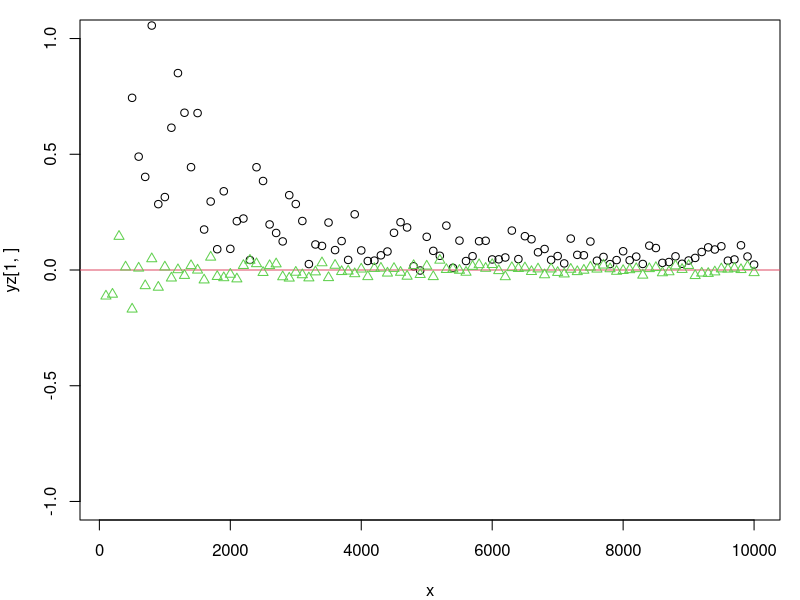
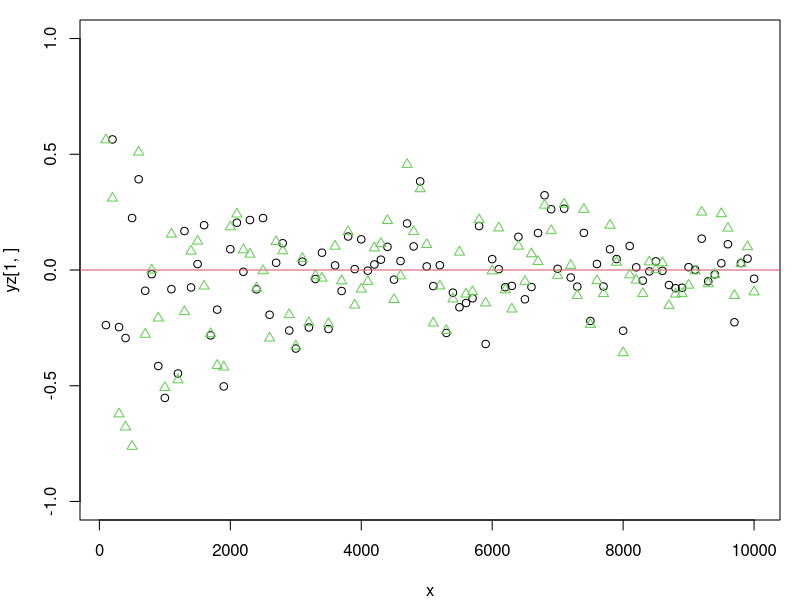
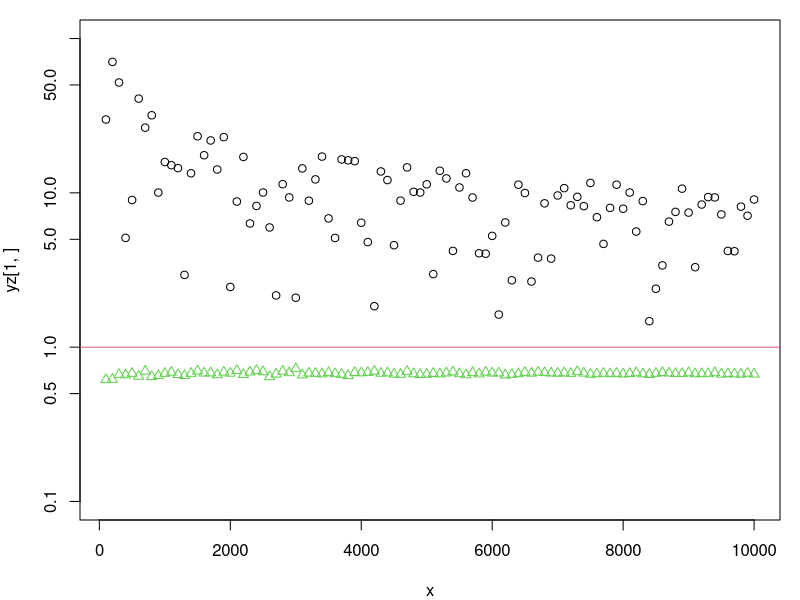
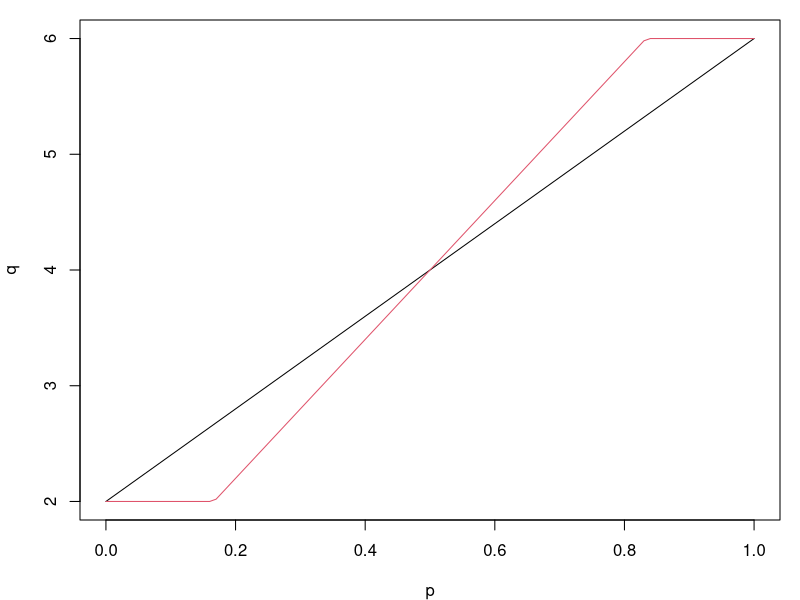
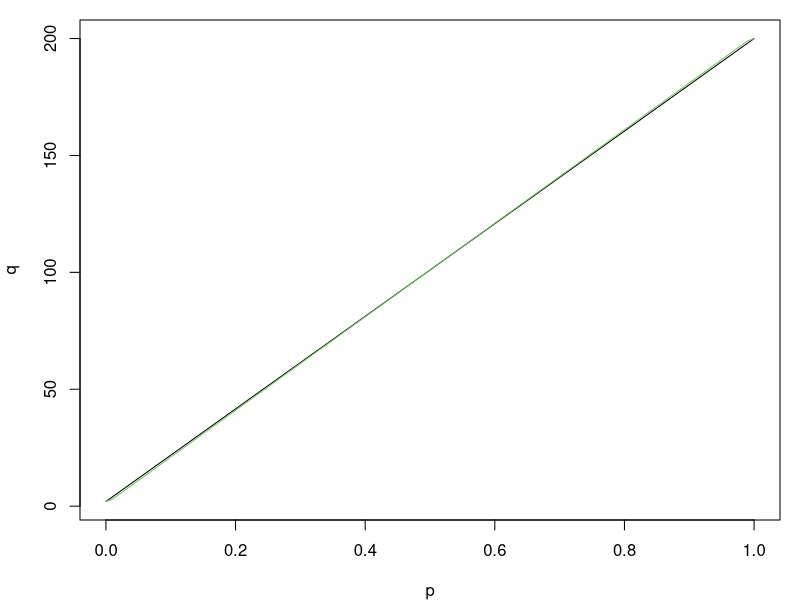
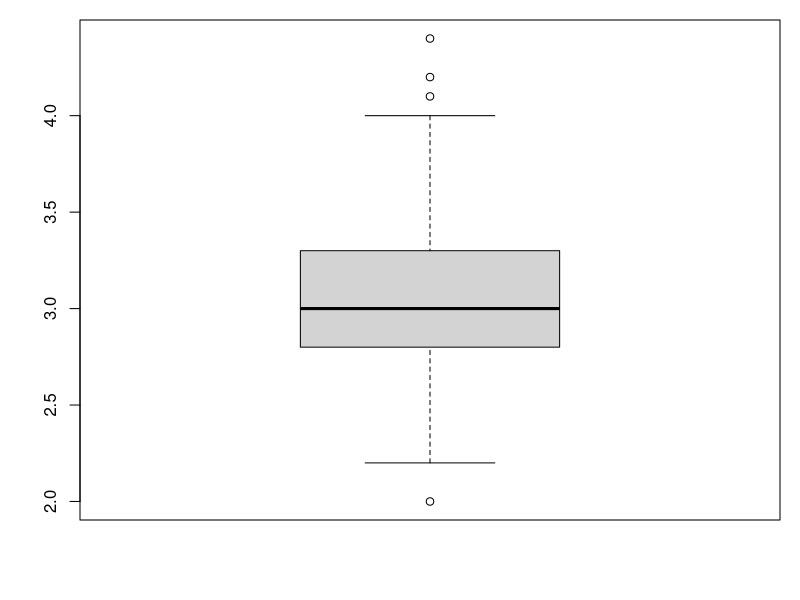
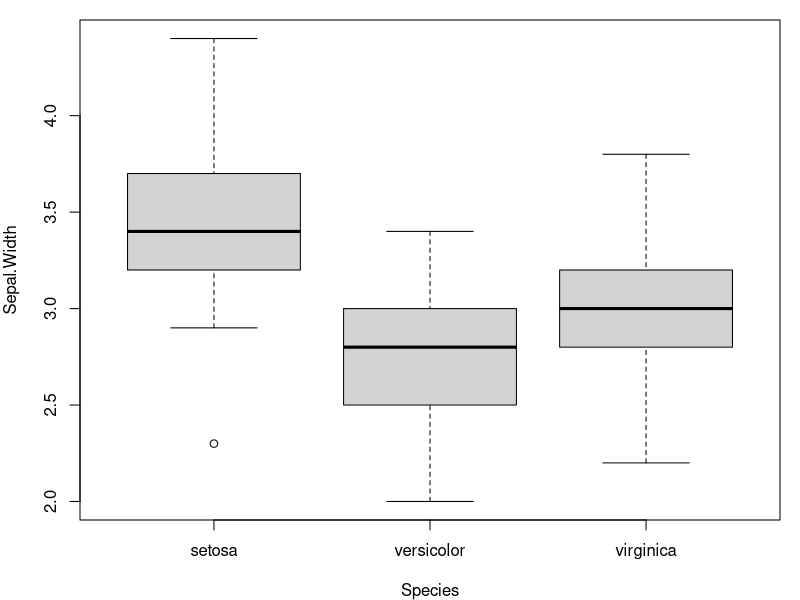
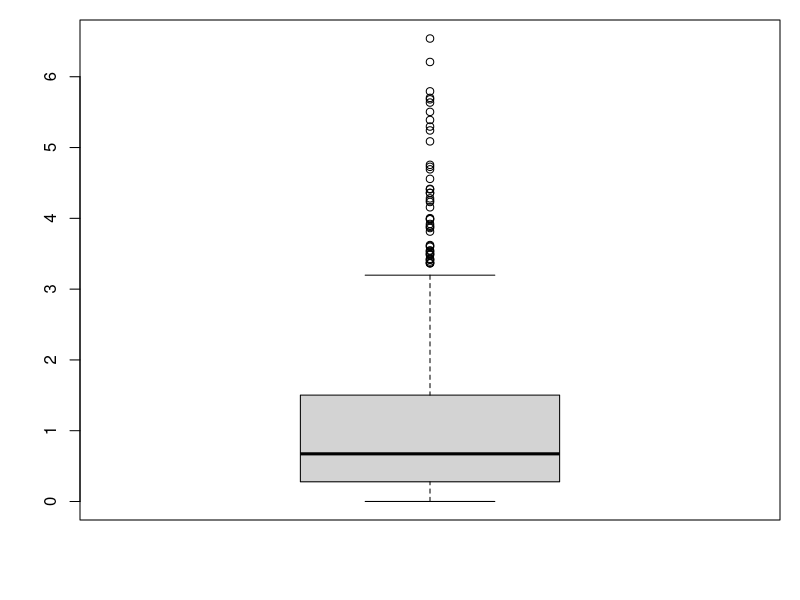

Here is the R script that generated these plots, in order:
######################################
# Statistics for data science: R 
# 
# http://didawiki.di.unipi.it/doku.php/mds/sds/
######################################

# [CTRL-Enter] to execute a line

###### Script Lesson 16: Numerical summaries ##########

par(mar=c(4,4,1,1))

x = faithful$eruptions
n = length(x)
mean(x)
median(x)
var(x) # notice: divided by n-1
sum((x-mean(x))^2)/(n-1)
sd(x)
median(abs(x - median(x))) # explicit MAD
mad(x, constant=1) # built-in
quantile(x, 0.1) # see help for different types
quantile(x, 0.9)
quantile(x, 0.75)-quantile(x,0.25) # inter-quartile range: upper - lower quartile
IQR(x) # built-in
# basic summaries
summary(x)

# mean vs median: robustness wrt outliers
f = function(n) {
  rnd = c(rnorm(n), c(100)*sample(1:10, 1) )
  c(mean(rnd), median(rnd)) # paired comparison
}
x = seq(100,10000,100)
yz = sapply(x, f)
plot(x, yz[1,], ylim=c(-1, 1)) # mean
abline(h=0, col=2)
points(x, yz[2,], col=3, pch=2) # median
sd(yz[1,])
sd(yz[2,]) # smaller variability for median!

# mean vs median: robustness wrt large noise
f = function(n) {
  rnd = rnorm(n) + rnorm(n, 0, 10)
  c(mean(rnd), median(rnd)) # paired comparison
}
yz = sapply(x, f)
plot(x, yz[1,], ylim=c(-1,1)) # mean
abline(h=0, col=2)
points(x, yz[2,], col=3, pch=2) # median
sd(yz[1,])
sd(yz[2,]) # larger variability for median!

# sd vs mad: robustness wrt outliers
f = function(n) {
  rnd = c(rnorm(n), c(100)*sample(1:10, 1) )
  c(sd(rnd), mad(rnd, constant=1))
}
yz = sapply(x, f)
plot(x, yz[1,], ylim=c(0.1,100), log="y") # sd
abline(h=1, col=2)
points(x, yz[2,], col=3, pch=2) # mad
sd(yz[1,])
sd(yz[2,]) # smaller variability

# quantile types
dataset = c(2,3,4,5,6)
p = seq(0, 1, 0.01)
plot(p, quantile(dataset, p, type=7), type='l', ylab='q')
points(p, quantile(dataset, p, type=6), type='l', col=2)

# small difference for large datasets
dataset = 2:200
plot(p, quantile(dataset, p, type=7), type='l', ylab='q')
points(p, quantile(dataset, p, type=6), type='l', col=3)

# Tukeys' box and whiskers
attach(iris)
boxplot(Sepal.Width)
summary(Sepal.Width)
boxplot(Sepal.Width ~ Species) # conditional
# positive skeweness
boxplot(rexp(1000)) 

# sample correlation coefficients
x = rnorm(1000); y = rnorm(1000); plot(x,y) # independent
cor(x,y, method="pearson") # uncorrelated
x = rnorm(1000, 10, 1); y = x+runif(1000, 0, 1); plot(x,y) # linearly dependent
r = cor(x,y, method="pearson") # linearly correlated
r
abline(a=0.5754, b=r*sd(y)/sd(x), col=2, lwd=2) # related to regression slope

# X ~ U(0,1 ) -> -log(X) ~ Exp(1)
x = runif(1000); y = -log(x) + rnorm(1000, 0, 0.1)
plot(x, y)
curve(-log(x), add=T, col=2, lwd=2)
cor(x,y, method="pearson") # correlated, but not linearly
cor(x,y, method="spearman") # monotonically correlated
plot(rank(x), rank(y))
cor(rank(x),rank(y), method="pearson") # Spearman's is Pearson's over the ranks!
cor(x,y, method="kendall") # this is tau.b
library(VGAM)
kendall.tau(x, y) # this is tau.a

# a binary classifier 
library(caret) # we'll cover more in future lessons
# train
x = runif(1000); y = as.factor(round(x))
x = x + rnorm(1000, 0, 0.2) # add noise
df_train = data.frame(x, y)
lr.fit = train(y~x, data=df_train, method = "glm", family="binomial") # logistic regression
# test
x = runif(200); y = as.factor(round(x))
x = x + rnorm(200, 0, 0.2) # add noise
df_test = data.frame(x, y)
lr.prob = predict(lr.fit, newdata = df_test, type="prob") # as predict_proba in scikit-learn
View(lr.prob)
lr.pconf = lr.prob[,2] # scores
# quality measures
library(ROCR)
lr.prediction = prediction(lr.pconf, df_test$y)
lr.roc = performance(lr.prediction, "tpr", "fpr")
plot(lr.roc, colorize=T, lwd=2); abline(a=0, b= 1) # ROC plot
# sort by lr.pconf decreasing
y_ord = as.numeric(y[order(lr.pconf, decreasing=T)])-1
tpr = cumsum(y_ord)/sum(y_ord)
xv = seq(0, 1, length.out=length(y_ord))
plot(xv, tpr, type='l', lwd=2) # CAP plot
kendall.tau(lr.pconf, y) # this is tau.a
d = kendall.tau(lr.pconf, y)/kendall.tau(y, y) # Somers'D or Gini
d
d/2+0.5 # auc
# AUC: performance returns an object whose members (called 'slots') are accessed with '@'
o = performance(lr.prediction,"auc")
o@y.values[[1]]
